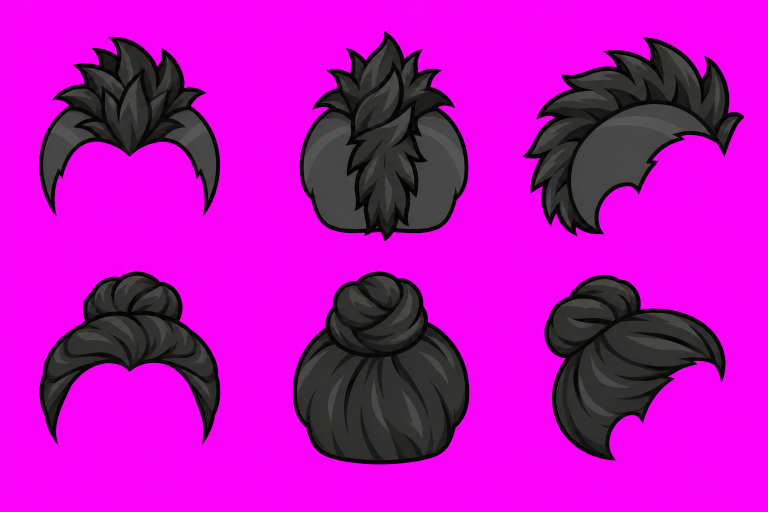
#> input picture art/hair-night-local-v1/generated/generated.png, 1536 x 1024 px, found by its file name (shown at 1/2 size)
$ python process_shelter.py
#> lines starting #> are read from the running program, lines starting #| are printed output that depends on the picture
from pathlib import Path
import numpy as np,json,hashlib
from PIL import Image
src=Path('art/weather-v1/generated/generated.png');im=Image.open(src).convert('RGB');a=np.array(im.crop((780,0,im.width,im.height))).astype(float)
#> further down, im is the input picture: PIL image 1536x1024 RGB; mean R, G, B 188.2, 14.7, 186.6
#> after `a = np.array(im.crop((780, 0, im.width, im.height))).astype(float)`:
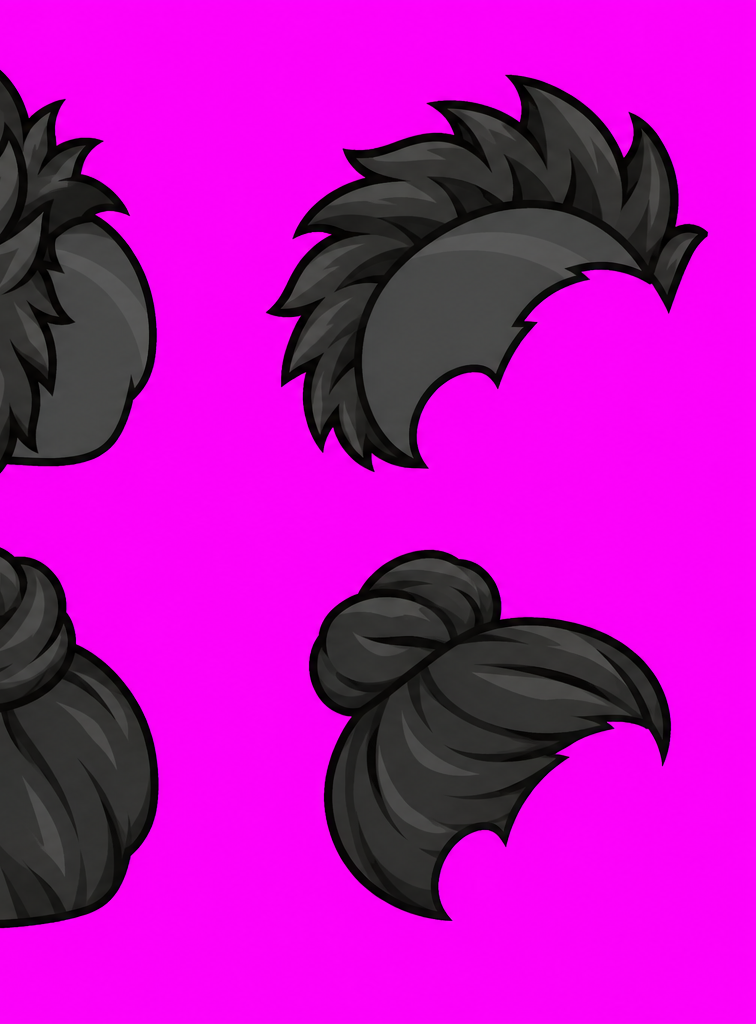
#> a: shape (1024, 756, 3) float64; mean R, G, B 184, 16, 182.4
d=np.minimum(a[:,:,0],a[:,:,2])-a[:,:,1];alpha=np.clip((110-d)/60,0,1);rgb=np.clip((a-(1-alpha[:,:,None])*[255,0,255])/np.maximum(alpha[:,:,None],.001),0,255)
#> after `d = np.minimum(a[:, :, 0], a[:, :, 2]) - a[:, :, 1]`:
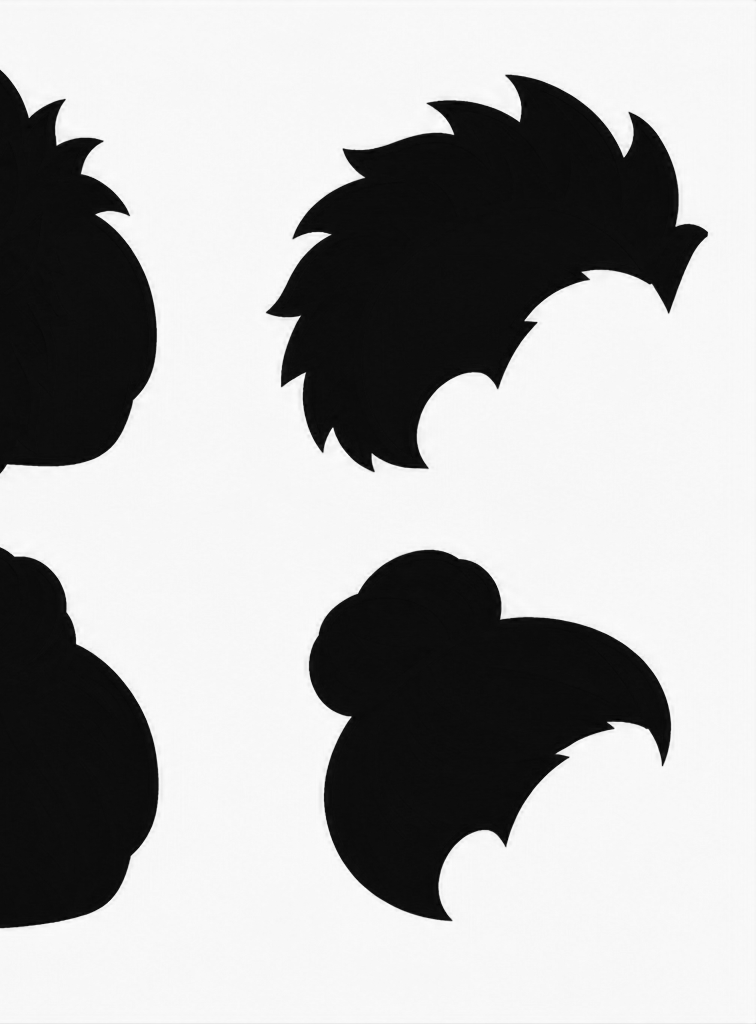
#> d: shape (1024, 756) float64; min -15, max 255, mean 166.4; drawn with min black and max white
#> after `alpha = np.clip((110 - d) / 60, 0, 1)`:
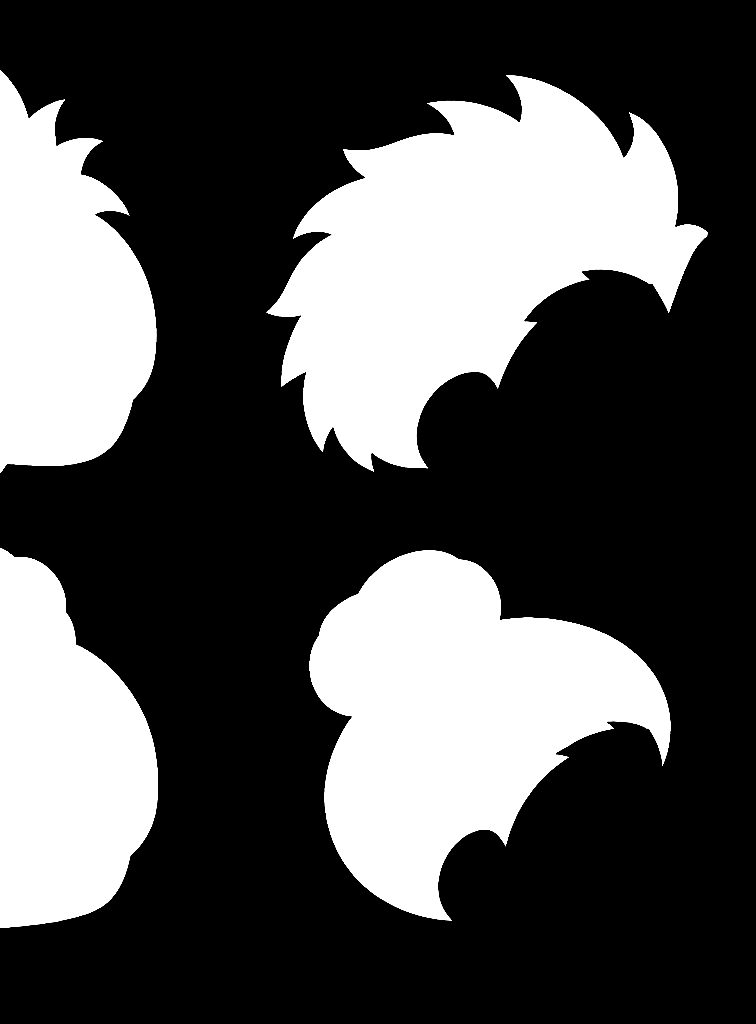
#> alpha: shape (1024, 756) float64; min 0, max 1, mean 0.325
#> after `rgb = np.clip((a - (1 - alpha[:, :, None]) * [255, 0, 255]) / np.maxim`:
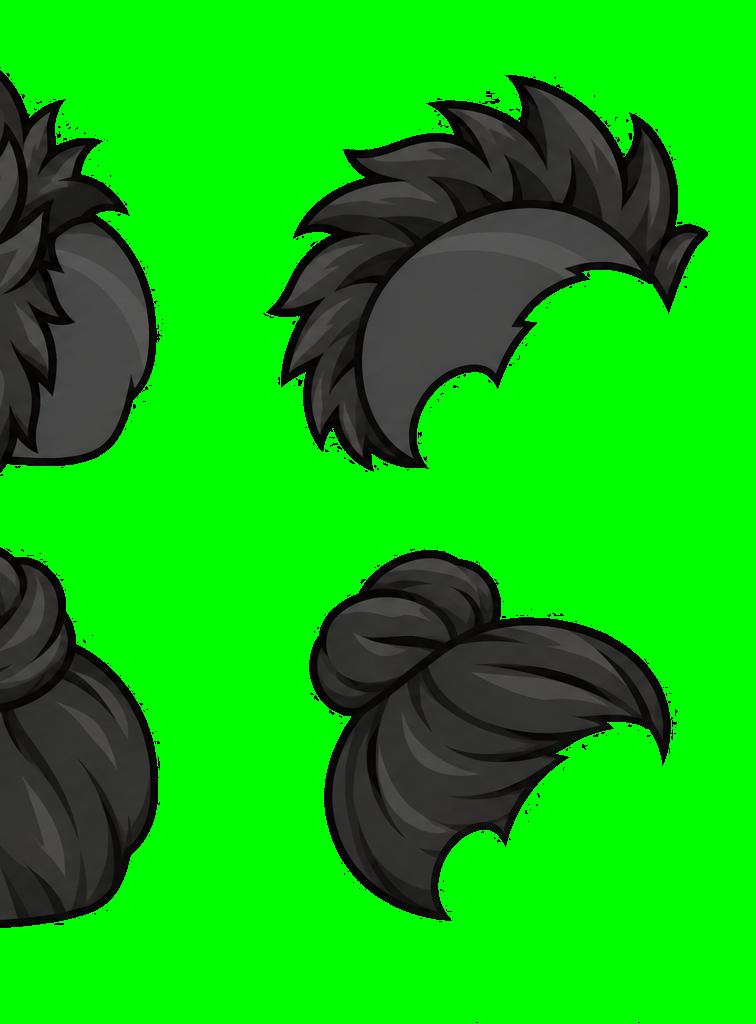
#> rgb: shape (1024, 756, 3) float64; mean R, G, B 14.5, 185.8, 14
im=Image.fromarray(np.dstack([rgb,alpha*255]).astype('uint8'));im=im.crop(im.getbbox());im=im.resize((640,round(im.height*640/im.width)),Image.Resampling.LANCZOS);im.save('prototypes/weather-v1/shelter.png')
#> after `im = Image.fromarray(np.dstack([rgb, alpha * 255]).astype('uint8'))`:
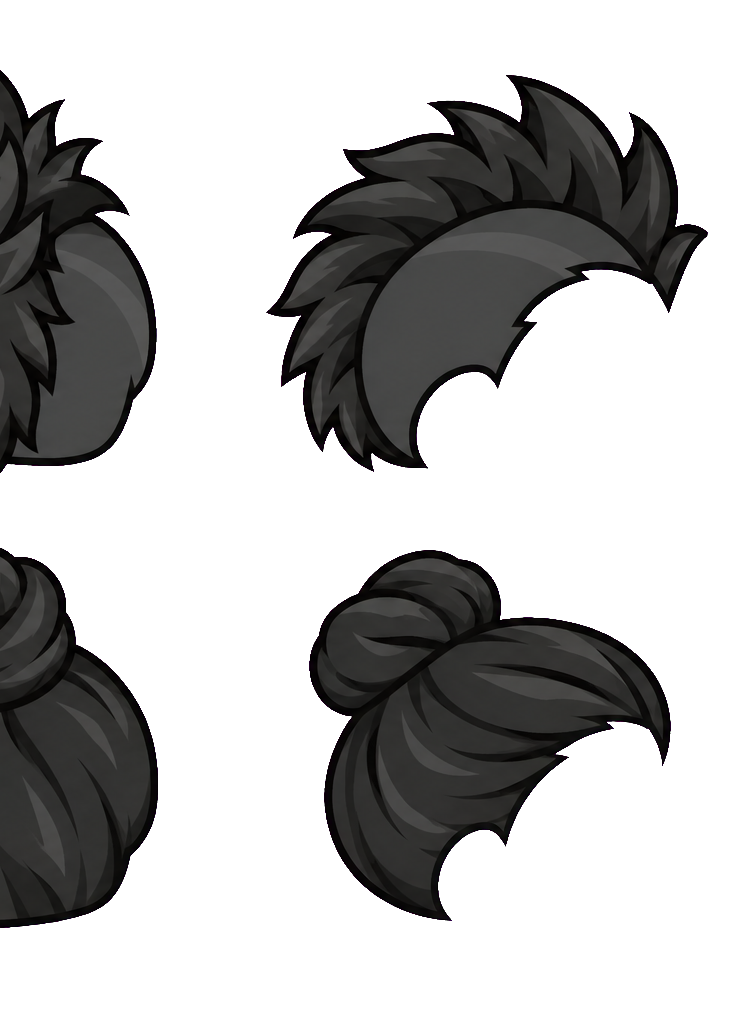
#> im: PIL image 756x1024 RGBA; mean R, G, B, A 14.5, 185.8, 14, 82.8; transparent parts drawn white
#> after `im = im.crop(im.getbbox())`:
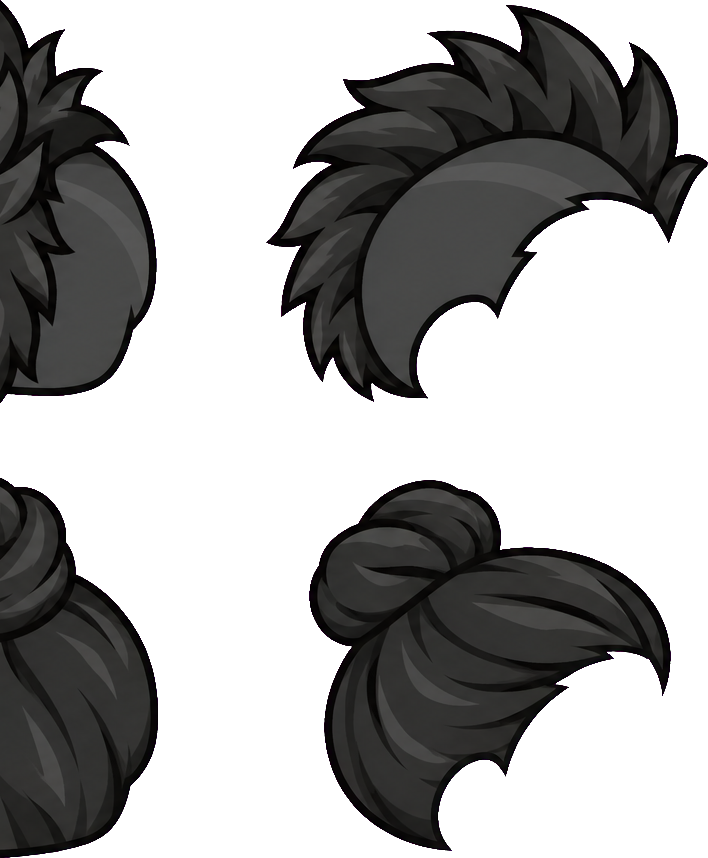
#> im: PIL image 708x858 RGBA; mean R, G, B, A 18.5, 166.8, 17.9, 105.5; transparent parts drawn white
p=Path('prototypes/weather-v1/provenance.json');j=json.loads(p.read_text(encoding='utf-8'));j['qa']['shelter'].update(size=list(im.size),sha256=hashlib.sha256(Path('prototypes/weather-v1/shelter.png').read_bytes()).hexdigest());p.write_text(json.dumps(j,ensure_ascii=False,indent=2),encoding='utf-8')
#> (reads art/character-face-v3/provenance.json from the repository)
#> (the run stopped early here; a loop or call above may not have finished)
